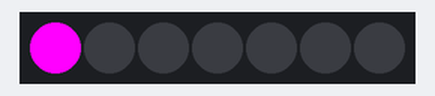
Recording of a sketch running on a simulated Arduino Uno, built with avr-gcc and run on an emulated ATmega328P. On the bench: 7 RGB LEDs in strip order, left to right.

Above: at 0.1 s.
At 0.6 s:
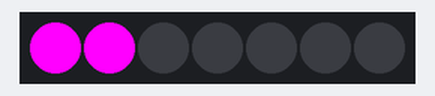
At 1.1 s:
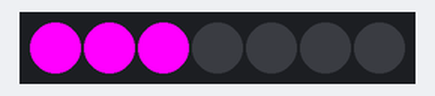
At 2.1 s:
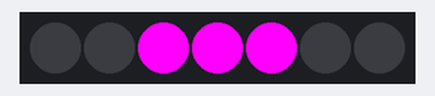
At 3.1 s:
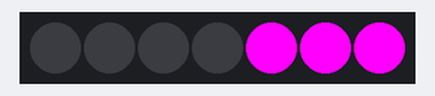
At 4.6 s:
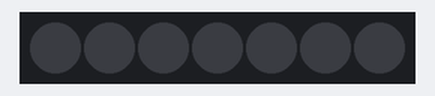
Timing chart, 0 to 40.0 s (numbered marks = the images above):
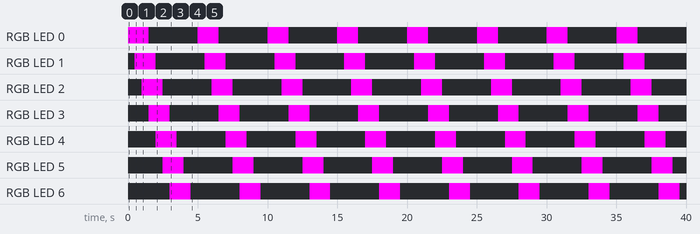

Measured:
- by itself, RGB LED 0–6: alternates RGB(255, 0, 255) for 1.5 s and off for 3.5 s
- by itself, everything shown: repeats every 5.0 s, in 10 steps
- what the display in image 1 shows lasts 0.5 s, from 0.5 s to 1.0 s

The sketch:

purple_rain.ino
```cpp
#include "Adafruit_NeoPixel.h"
#define PIN 6

// Parameter 1 = number of pixels in strip
// Parameter 2 = pin number (most are valid)
// Parameter 3 = pixel type flags, add together as needed:
//   NEO_KHZ800  800 KHz bitstream (most NeoPixel products w/WS2812 LEDs)
//   NEO_KHZ400  400 KHz (classic 'v1' (not v2) FLORA pixels, WS2811 drivers)
//   NEO_GRB     Pixels are wired for GRB bitstream (most NeoPixel products)
//   NEO_RGB     Pixels are wired for RGB bitstream (v1 FLORA pixels, not v2)
Adafruit_NeoPixel pixels = Adafruit_NeoPixel(7, 3, NEO_GRB + NEO_KHZ800);

void setup() {
  pixels.begin();
  pixels.show();
}

void loop() {

  for(int i=-1;i<9;i++){
    pixels.setPixelColor(i, pixels.Color(255,0,255)); //  imposta il colore per ogni led.
    pixels.setPixelColor(i+1, pixels.Color(255,0,255));
    pixels.setPixelColor(i-1, pixels.Color(255,0,255));
    pixels.setPixelColor(i+2, pixels.Color(0,0,0));
    pixels.setPixelColor(i-2, pixels.Color(0,0,0));
    pixels.show(); // This sends the updated pixel color to the hardware.
    delay(500); // Delay for a period of time (in milliseconds).
    }
}
```
